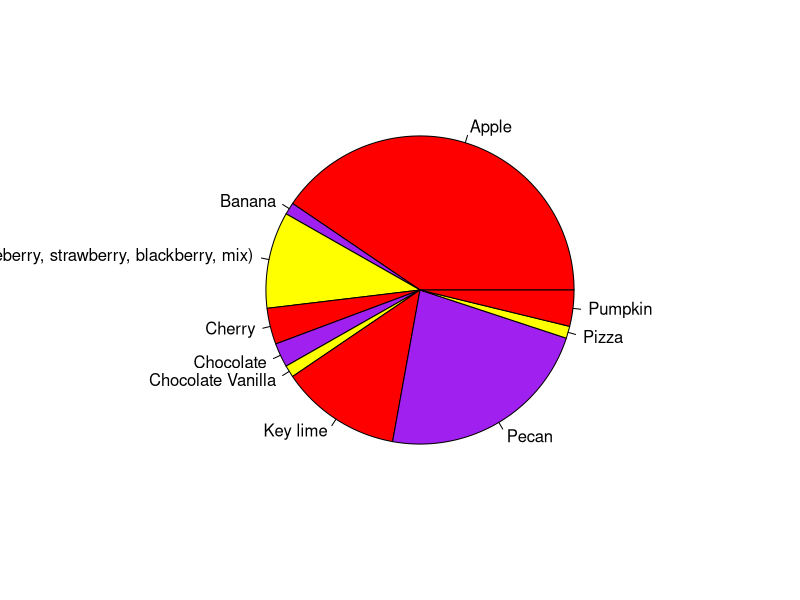
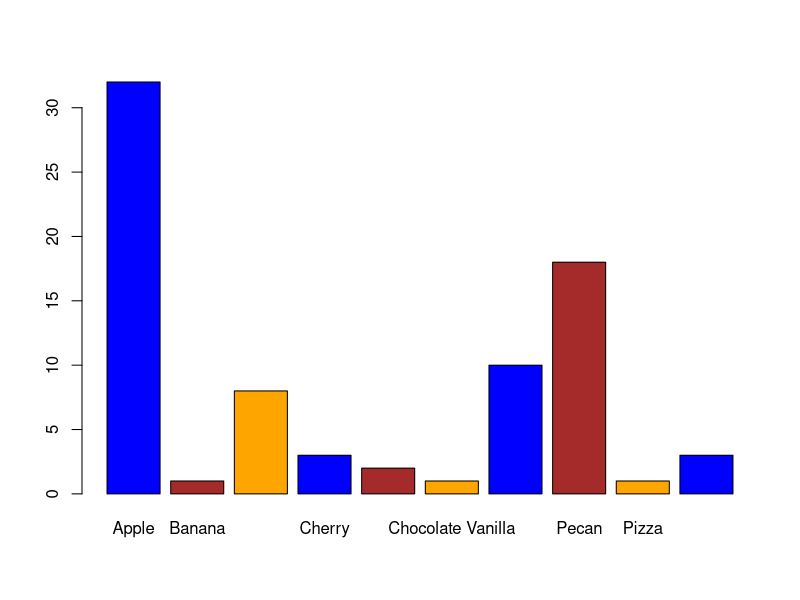

Reproduce these figures in R, in order.
pies <- read.csv("pie_survey.csv")
# pies - this command prints out the entire data set
pie_table = table(pies$What.s.your.favorite.kind.of.pie.)
pie_table
pie(pie_table, col = c("red", "purple", "yellow")) #not pretty by default
barplot(pie_table, col = c("blue", "brown", "orange"))
